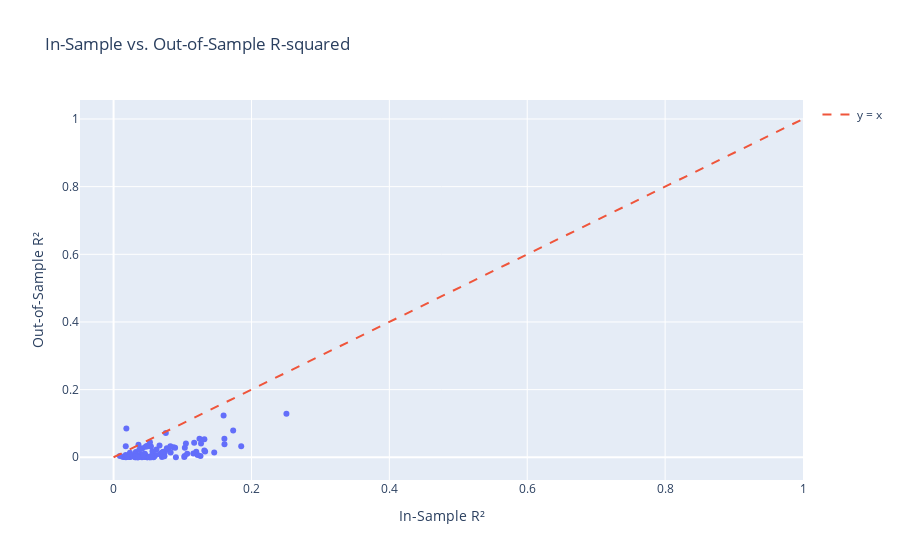

This figure's notebook cell:
### Markdown cell above
### 8. Work with a ChatBot to write a *for* loop to create, collect, and visualize many different paired "in sample" and "out of sample" *model performance* metric actualizations (by not using *np.random.seed(130)* within each loop iteration); and explain in your own words the meaning of your results and purpose of this demonstration<br>

<details class="details-example"><summary style="color:blue"><u>Further Guidance</u></summary>
    
> _The following code could likely be slightly edited and repurposed to match the 50-50 **train-test split** analysis and data above (in the `train_test_split` method of "Question 5").  Considering the behavior of the `model3_fit` **linear form** specification would be the suggested way to start, but it might also be interesting and/or helpful to consider the different available **linear form** specifications in the manner of this problem..._
>    
> ```python
> import plotly.express as px  # etc.
>
> songs_training_data,songs_testing_data = train_test_split(songs, train_size=31)
> linear_form = 'danceability ~ energy * loudness + energy * mode'
>    
> reps = 100
> in_sample_Rsquared = np.array([0.0]*reps)
> out_of_sample_Rsquared = np.array([0.0]*reps)
> for i in range(reps):
>     songs_training_data,songs_testing_data = \
>       train_test_split(songs, train_size=31)
>     final_model_fit = smf.ols(formula=linear_form, 
>                               data=songs_training_data).fit()
>     in_sample_Rsquared[i] = final_model_fit.rsquared
>     out_of_sample_Rsquared[i] = \
>       np.corrcoef(songs_testing_data.danceability, 
>                   final_model_fit.predict(songs_testing_data))[0,1]**2
>     
> df = pd.DataFrame({"In Sample Performance (Rsquared)": in_sample_Rsquared,
>                    "Out of Sample Performance (Rsquared)": out_of_sample_Rsquared})   >  
> fig = px.scatter(df, x="In Sample Performance (Rsquared)", 
>                      y="Out of Sample Performance (Rsquared)")
> fig.add_trace(go.Scatter(x=[0,1], y=[0,1], name="y=x", line_shape='linear'))  
> ```
>
> _When you first look at this question, you might be unsure about the specific issue that the code is addressing. Take a moment to think about why the code repeatedly randomly re-splits the data, fits the model, and compares the "in sample" versus "out of sample" **R-squared** values (over and over). Of course, if a **fit model** performs well on the **training** dataset but doesn't do as well on the **testing** dataset then we might be observing the affects of **overfitting**. But why might it sometimes be the opposite situation (which we actually encountered right away for `model3_fit` when the **train-test split** was based on  `np.random.seed(130)` and resulted in a better "out of sample" **R-squared** of about `0.21` vereses the 'in-sample" **R-squared** of about `0.15`)? If you're thinking that this should therefore vice-versa intuitively mean **underfitting**, actually that's not right because **underfitting** is when the **generalizability** of a different model **linear form** specification that provides improved **model performance** is **validated**. What were seeing here, the variable, is something else..._
>        
> ---
> 
> _Don't forget to ask for summaries of all your different ChatBot sessions and organize and paste these into your homework notebook (including link(s) to chat log histories if you're using ChatBot) But if you're using the STA130 custom NBLM ChatBot, you'll only be able to ask for summaries, of course!_ 
    
</details>

### Code cell
import numpy as np
import pandas as pd
import statsmodels.formula.api as smf
from sklearn.model_selection import train_test_split
import plotly.express as px
import plotly.graph_objects as go

# Simulated dataset (replace 'songs' with your actual data)
np.random.seed(42)  # For reproducibility
n_samples = 100
songs = pd.DataFrame({
    'danceability': np.random.rand(n_samples),
    'energy': np.random.rand(n_samples),
    'loudness': np.random.rand(n_samples),
    'mode': np.random.choice([0, 1], size=n_samples)
})

# Linear model specification
linear_form = 'danceability ~ energy * loudness + energy * mode'

# Number of repetitions
reps = 100
in_sample_Rsquared = np.zeros(reps)
out_of_sample_Rsquared = np.zeros(reps)

# Loop for repeated train-test splits, model fitting, and R-squared calculations
for i in range(reps):
    # Randomly split the data
    songs_training_data, songs_testing_data = train_test_split(songs, train_size=0.5)

    # Fit the model on the training data
    final_model_fit = smf.ols(formula=linear_form, data=songs_training_data).fit()

    # Calculate in-sample R-squared
    in_sample_Rsquared[i] = final_model_fit.rsquared

    # Calculate out-of-sample R-squared
    predictions = final_model_fit.predict(songs_testing_data)
    actuals = songs_testing_data['danceability']
    correlation = np.corrcoef(predictions, actuals)[0, 1]
    out_of_sample_Rsquared[i] = correlation ** 2

# Create a DataFrame to store and visualize the results
df = pd.DataFrame({
    "In Sample Performance (Rsquared)": in_sample_Rsquared,
    "Out of Sample Performance (Rsquared)": out_of_sample_Rsquared
})

# Plot the results
fig = px.scatter(
    df,
    x="In Sample Performance (Rsquared)",
    y="Out of Sample Performance (Rsquared)",
    title="In-Sample vs. Out-of-Sample R-squared",
    labels={
        "In Sample Performance (Rsquared)": "In-Sample R²",
        "Out of Sample Performance (Rsquared)": "Out-of-Sample R²"
    }
)

# Add y=x reference line
fig.add_trace(
    go.Scatter(
        x=[0, 1], 
        y=[0, 1], 
        mode="lines", 
        name="y = x", 
        line=dict(dash="dash")
    )
)

fig.show()

### Figure 1 — Plotly figure (JSON) as saved in the notebook; plotly's stock layout.template omitted (floating-point values rounded to 4 significant figures)
{"data": [{"hovertemplate": "In-Sample R²=%{x}<br>Out-of-Sample R²=%{y}<extra></extra>", "legendgroup": "", "marker": {"color": "#636efa", "symbol": "circle"}, "mode": "markers", "name": "", "orientation": "v", "showlegend": false, "type": "scatter", "x": [0.03456, 0.1596, 0.04109, 0.03601, 0.0488, 0.04062, 0.1033, 0.02875, 0.07971, 0.02484, 0.04542, 0.04625, 0.1157, 0.02374, 0.1025, 0.04957, 0.05459, 0.1851, 0.1031, 0.03566, 0.04007, 0.01769, 0.1068, 0.08689, 0.04872, 0.1268, 0.03232, 0.07725, 0.03048, 0.04608, 0.04036, 0.04283, 0.05797, 0.04254, 0.07332, 0.02369, 0.04182, 0.07022, 0.07575, 0.03739, 0.05901, 0.08922, 0.1246, 0.08234, 0.05019, 0.05421, 0.06219, 0.02374, 0.08277, 0.1049, 0.1735, 0.03104, 0.05273, 0.07244, 0.02864, 0.02563, 0.05167, 0.06968, 0.05275, 0.04717, 0.01475, 0.04521, 0.06663, 0.01304, 0.146, 0.1328, 0.009159, 0.1608, 0.06095, 0.1316, 0.0178, 0.03454, 0.07375, 0.09038, 0.2507, 0.03612, 0.05047, 0.1261, 0.05639, 0.05484, 0.0324, 0.0438, 0.0316, 0.1199, 0.06697, 0.1169, 0.04802, 0.1218, 0.01955, 0.07432, 0.05217, 0.0429, 0.01852, 0.01765, 0.03523, 0.04655, 0.1607, 0.1317, 0.05506, 0.07146], "xaxis": "x", "y": [0.00577, 0.1237, 1.511e-05, 3.127e-09, 3.286e-06, 0.007965, 0.02829, 0.005053, 0.02277, 0.005288, 0.01051, 0.001619, 0.0114, 0.000794, 0.0005128, 0.03261, 0.0001305, 0.0325, 0.003727, 0.003505, 0.00761, 0.006338, 0.01026, 0.02957, 1.197e-05, 0.04072, 0.01563, 0.02634, 0.002061, 0.005172, 0.003443, 0.001123, 0.0002162, 0.001228, 0.01091, 0.0008376, 0.0265, 0.001031, 0.07191, 0.02201, 0.002046, 0.02819, 0.05486, 0.03236, 0.001107, 0.03151, 0.02273, 0.01341, 0.01396, 0.04056, 0.07935, 0.0002957, 0.04435, 0.01637, 0.002786, 0.005478, 0.0004793, 0.0136, 0.0001372, 0.00138, 0.000568, 0.0009914, 0.03479, 0.001455, 0.01402, 0.01698, 0.003674, 0.03868, 0.00692, 0.01992, 1.911e-05, 3.75e-05, 0.002614, 7.255e-05, 0.1289, 0.03659, 0.001356, 0.003647, 0.01757, 0.0006706, 0.0001348, 0.003482, 0.002828, 0.01652, 0.008622, 0.0432, 0.03332, 0.006487, 0.0004499, 0.01528, 1.779e-07, 0.008875, 0.08502, 0.03256, 3.563e-06, 0.03094, 0.05492, 0.05319, 0.00442, 0.01537], "yaxis": "y"}, {"line": {"dash": "dash"}, "mode": "lines", "name": "y = x", "type": "scatter", "x": [0, 1], "y": [0, 1]}], "layout": {"legend": {"tracegroupgap": 0}, "title": {"text": "In-Sample vs. Out-of-Sample R-squared"}, "xaxis": {"anchor": "y", "domain": [0, 1], "title": {"text": "In-Sample R²"}}, "yaxis": {"anchor": "x", "domain": [0, 1], "title": {"text": "Out-of-Sample R²"}}}}
